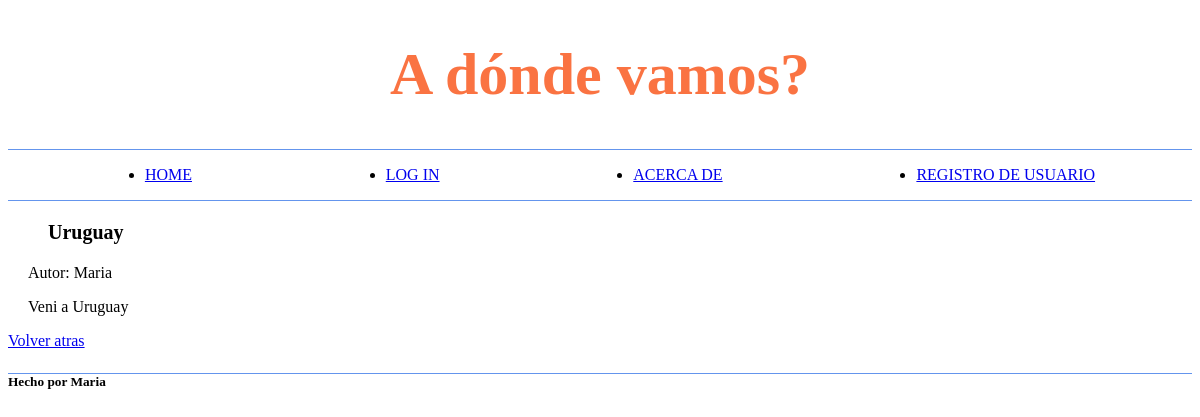
/post/1, run on an earlier commit of the app's database.
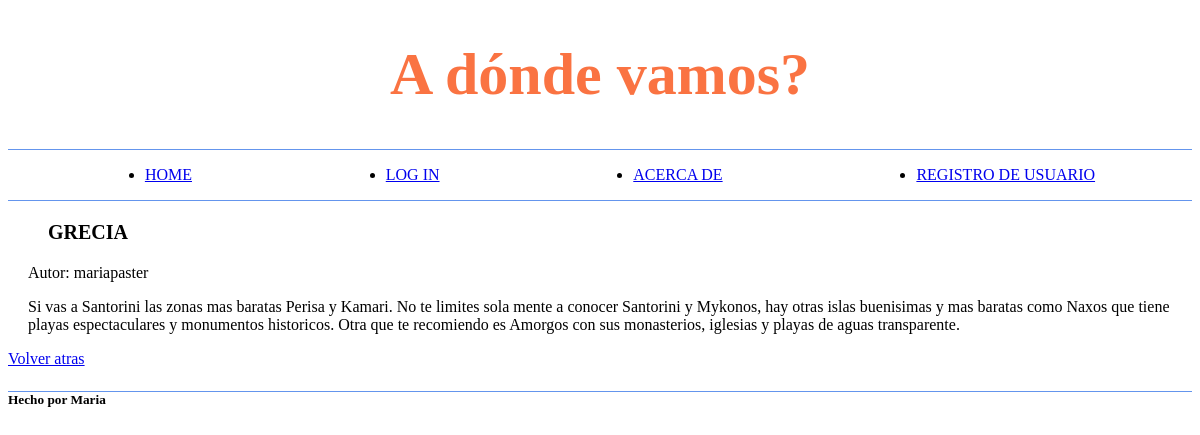
And on a later commit of the database.
### tables this page shows
CREATE TABLE posts(
    id INTEGER PRIMARY KEY AUTOINCREMENT,
    autor TEXT NOT NULL,
    titulo TEXT NOT NULL,
    comentario TEXT NOT NULL
);

### mine.py (the view)
@app.route('/post/<id>')
def post_id(id):
    conn, cursor = get_db_connection()
    cursor.execute("SELECT * FROM posts WHERE posts.id == ?" , id)
    post = cursor.fetchone()
    conn.close()
    return render_template("post.html" , nombre = "Maria" , post=post)

### mine.py (called while the page is built)
def get_db_connection():
    conn = sqlite3.connect('proyecto_python.db')
    cursor = conn.cursor()
    return conn, cursor

### templates/post.html (shortened to what this page needs)
{% extends "herencia.html" %}
{% block head %}
    <link rel="stylesheet" type="text/css" href="{{ url_for('static', filename='css/style.css')}}">
{% endblock %}
{% block main%}
    <main>
        <div>
            <h3>{{ post[2] }}</h3>
        </div>
        <div class="text">
            <p>Autor: {{ post[1] }}</p>
            <p>{{post[3]}}</p>
        </div>
        <a href="/">Volver atras</a>
    </main>
{% endblock%}

### templates/herencia.html (shortened to what this page needs)
<!DOCTYPE html>
<html lang="en">
<head>
    {% block head %}
    {% endblock %}
</head>
<body>
    <header>
        <div>
            <h1 class="titulo"> A dónde vamos?</h1>
        </div>
        <div class="home">
            <ul class="home_items">
                <li><a href="/">HOME</a></li>
                <li><a href="/login">LOG IN</a></li>
                <li><a href="/acerca_de">ACERCA DE</a></li>
                <li><a href="/register">REGISTRO DE USUARIO</a></li>
            </ul>
        </div>
    </header>
    {% block main%}
    {% endblock%}
    <footer>
        <h5>Hecho por {{nombre}}</h5>
    </footer>
</body>
</html>

What changed in the data, as far as the page shows it:
changed posts: titulo "Uruguay" → "GRECIA"; autor "Maria" → "mariapaster"; comentario "Veni a Uruguay" → "Si vas a Santorini las zonas mas baratas Perisa y Kamari. No te limites sola mente a conocer Santorini y Mykonos, hay otras islas buenisimas y mas baratas como Naxos que tiene playas espectaculares y monumentos historicos. Otra que te recomiendo es Amorgos con sus monasterios, iglesias y playas de aguas transparente."; autor "Maria" → (not shown)
Also different on the page:
{{ nombre }}: (not shown) → "Maria"
